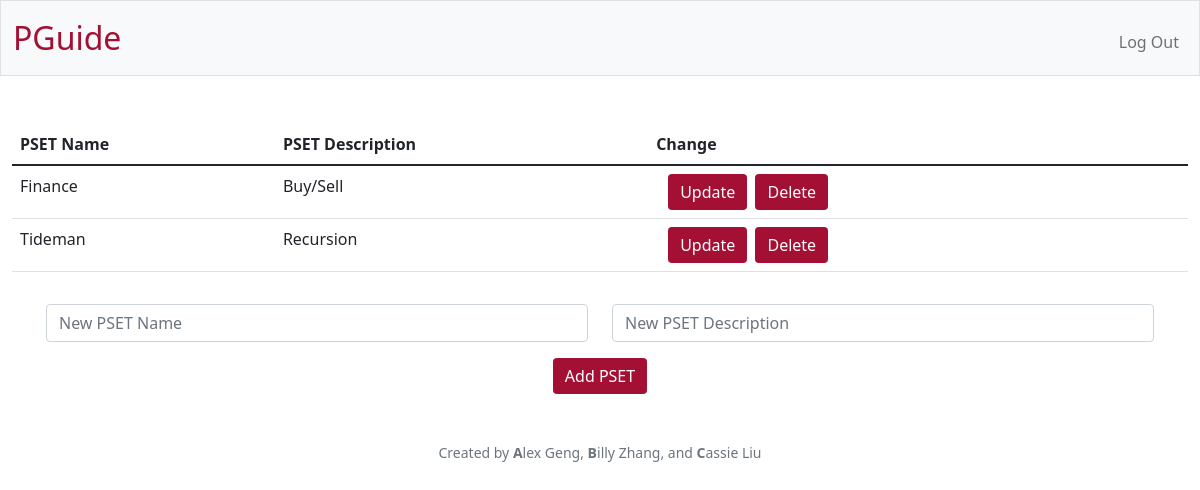
The page /edit?code=CS50 (signed in) on the database as committed earlier.
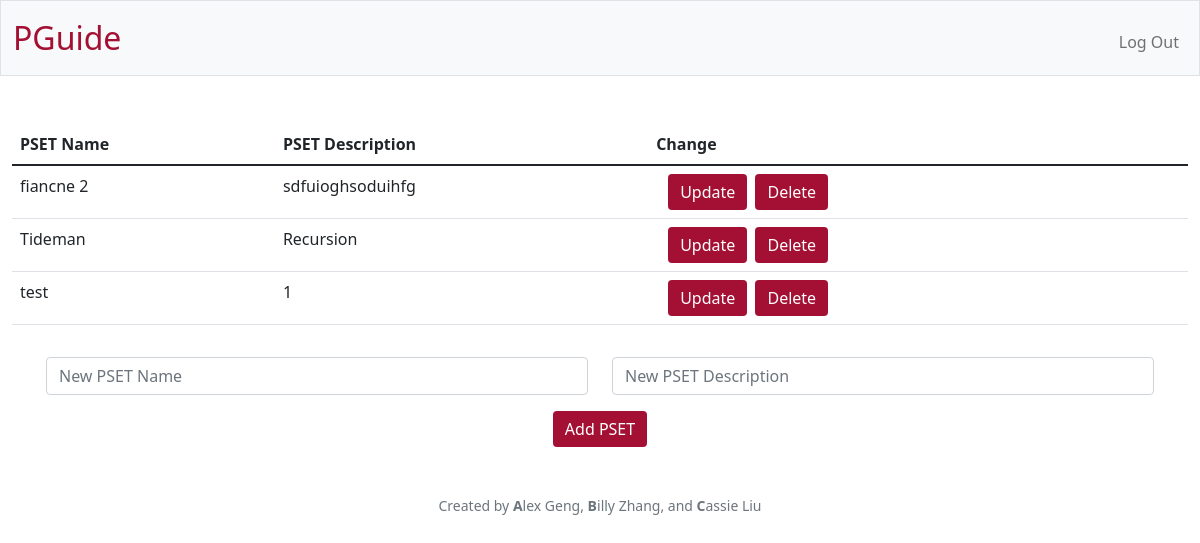
The same page on the database as committed later.
### tables this page shows
CREATE TABLE psets (id INTEGER PRIMARY KEY AUTOINCREMENT NOT NULL, class_id INTEGER NOT NULL, name TEXT NOT NULL, description TEXT NOT NULL, FOREIGN KEY (class_id) REFERENCES classes(id));

### app.py (the view, shortened to what this page needs)
@login_required
@admin_required
@app.route("/edit",  methods=["GET", "POST"])
def edit():
    if request.method == "GET":
        code = request.args.get("code")
        if not code:
            return apology("Must provide class code.", 403)
        class_ = get_class_from_code(code)
        if class_ is None:
            return apology("Invalid class code.", 403)
        psets = db.execute("SELECT * FROM psets WHERE class_id = ?", class_["id"])
        return render_template("edit.html", psets=psets, code=code)

### app.py (called while the page is built)
@app.after_request
def after_request(response):
    response.headers["Cache-Control"] = "no-cache, no-store, must-revalidate"
    response.headers["Expires"] = 0
    response.headers["Pragma"] = "no-cache"
    return response

### helpers.py (called while the page is built)
def get_class_from_code(code):
    classes = db.execute("SELECT * FROM classes WHERE code = ?", code)
    return classes[0] if len(classes) == 1 else None

### templates/edit.html (shortened to what this page needs)
{% extends "layout.html" %}
{% block main %}
    <table class="table">
        <thead>
            <tr>
                <th class="text-start">PSET Name</th>
                <th class="text-start">PSET Description</th>
                <th class="text-start">Change</th>
            </tr>
        </thead>
        <tbody>
            {% for pset in psets %}
                <tr>
                    <td class="text-start">{{ pset.name }}</td>
                    <td class="text-start">{{ pset.description }}</td>
                    <td class="text-start">
                        <div class="container">
                            <div class="row">
                                <div class="col-sm-2">
                                    <button class="btn btn-primary update pset-id-{{ pset.id }}">Update</button>
                                </div>
                                <div class="col-sm-2">
                                    <form action="/edit" method="POST">
                                        <button class="btn btn-primary" type="submit">Delete</button>
                                    </form>
                                </div>
                            </div>
                        </div>
                    </td>
                </tr>
            {% endfor %}
        </tbody>
    </table>
    <form action="/edit" method="POST">
        <div class="container p-3">
            <div class="row">
                <div class="form-group col-sm-6">
                    <input autocomplete="off" class="form-control" id="name" name="name" placeholder="New PSET Name" type="text">
                </div>
                <div class="form-group col-sm-6">
                    <input autocomplete="off" class="form-control" id="description" name="description" placeholder="New PSET Description" type="text">
                </div>
            </div>
        </div>
        <button class="btn btn-primary" type="submit">Add PSET</button>
    </form>
{% endblock %}

### templates/layout.html (shortened to what this page needs)
<!DOCTYPE html>
<html lang="en">
    <head>
        <link href="https://cdn.jsdelivr.net/npm/bootstrap@5.1.3/dist/css/bootstrap.min.css" rel="stylesheet">
        <link href="/static/styles.css" rel="stylesheet">
    </head>
    <body>
        <nav class="bg-light border navbar navbar-expand-md navbar-light">
            <div class="container-fluid">
                <a class="navbar-brand" href="/"><span class="red">PGuide</span></a>
                <div class="collapse navbar-collapse" id="navbar">
                    {% if session["user_id"] %}
                        <ul class="navbar-nav ms-auto mt-2">
                            <li class="nav-item"><a class="nav-link" href="/logout">Log Out</a></li>
                        </ul>
                    {% else %}
                        <ul class="navbar-nav ms-auto mt-2">
                            <li class="nav-item"><a class="nav-link" href="/register">Register</a></li>
                            <li class="nav-item"><a class="nav-link" href="/login">Log In</a></li>
                        </ul>
                    {% endif %}
                </div>
            </div>
        </nav>
        <main class="container-fluid py-5 text-center">
            {% block main %}{% endblock %}
        </main>
        <footer class="mb-5 small text-center text-muted">
            Created by <b>A</b>lex Geng, <b>B</b>illy Zhang, and <b>C</b>assie Liu
        </footer>
    </body>
</html>

### static/styles.css (style rules this page uses)
nav .navbar-brand { font-size: xx-large; }
nav .navbar-brand .red { color: #A41034; }
.btn-primary, .btn-primary:hover, .btn-primary:active, .btn-primary:visited { background-color: #A41034 !important; border: #A41034 !important; }

Rows that differ between the two databases and show on the page:
changed psets: name "Finance" → "fiancne 2"; description "Buy/Sell" → "sdfuioghsoduihfg"
added psets: name "test", description "1"
